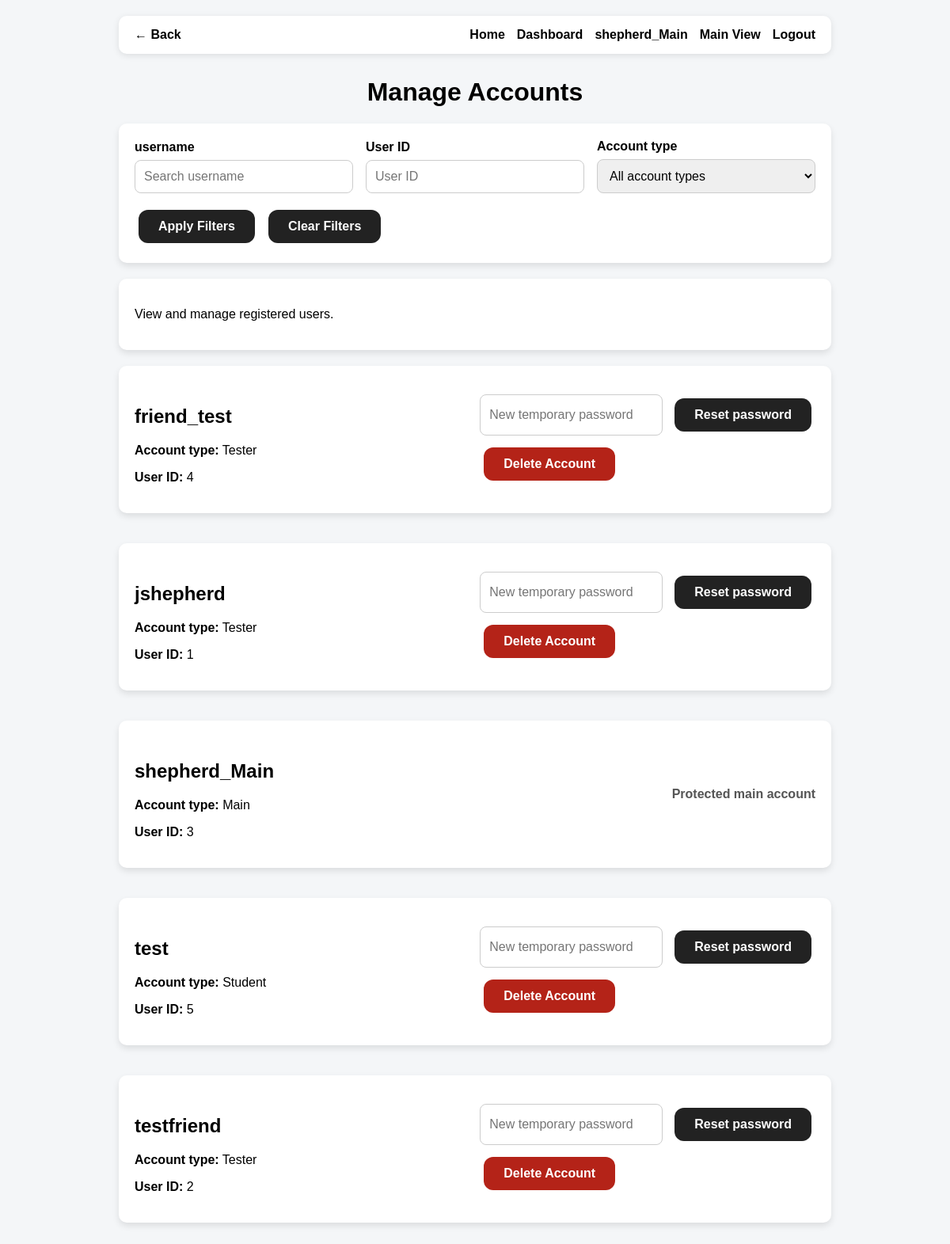
The app's page /manage-accounts (signed in), older data.
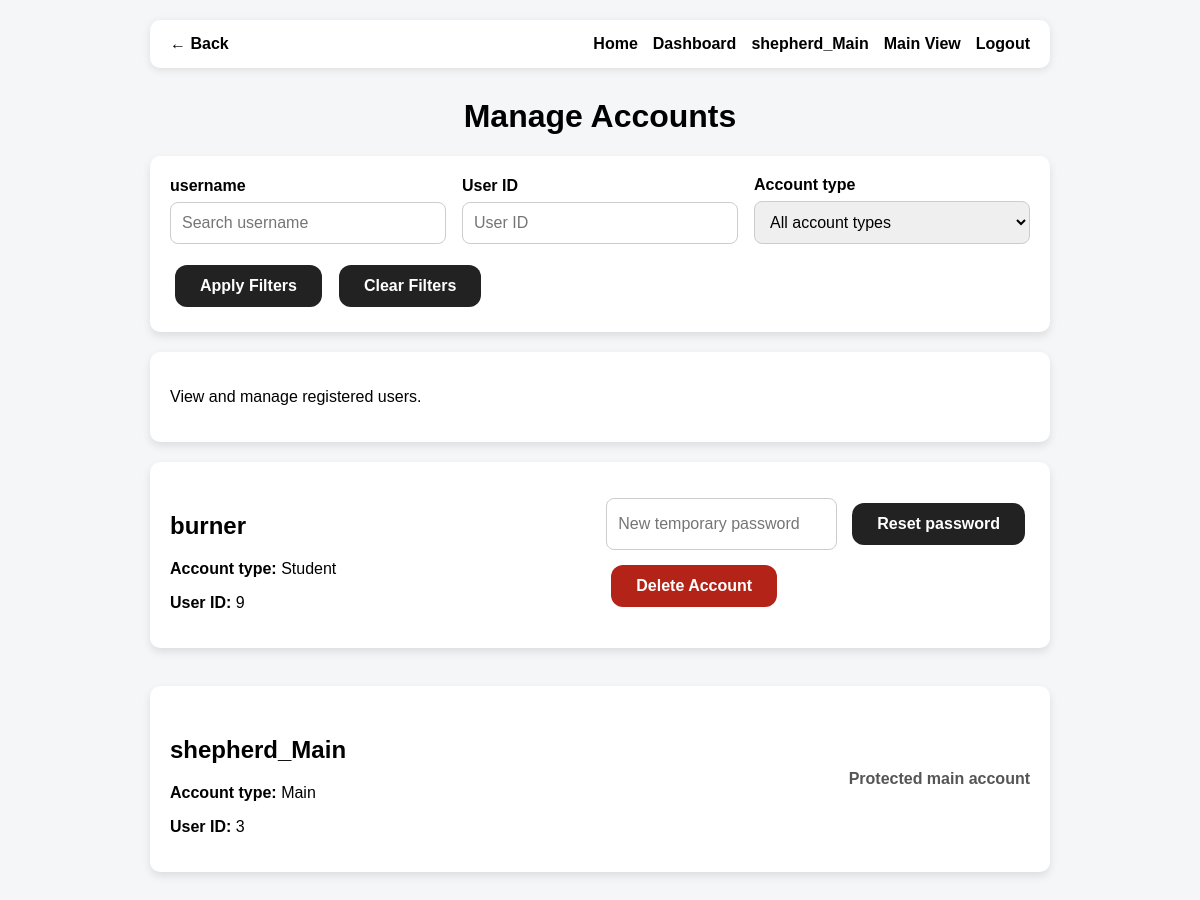
The same page, newer data.
### tables this page shows
CREATE TABLE users (

        id INTEGER PRIMARY KEY AUTOINCREMENT,

        username TEXT UNIQUE NOT NULL,

        password TEXT NOT NULL,

        role TEXT NOT NULL

    );

### app.py (the view)
@app.route("/manage-accounts")
def manage_accounts():
    if session.get("role") != "main":
        return "Access denied", 403
    username = request.args.get("username", "").strip()
    role = request.args.get("role", "").strip()
    user_id = request.args.get("user_id", "").strip()
    query = """

        SELECT id, username, role

        FROM users

        WHERE 1 = 1

    """
    parameters = []
    if username:
        query += "AND username LIKE ?"
        parameters.append(f"%{username}%")
    if role:
        query += " AND role = ?"
        parameters.append(role)
    if user_id:
        if user_id.isdigit():
            query += " AND id = ?"
            parameters.append(int(user_id))
    query += " ORDER BY username"
    connection = get_db_connection()
    users = connection.execute(
        query,
        parameters
    ).fetchall()
    connection.close()
    return render_template(
        "manage_accounts.html",
        users=users,
        selected_role=role,
        selected_user_id=user_id
    )

### app.py (called while the page is built)
def get_db_connection():
    connection = sqlite3.connect(DATABASE)
    connection.row_factory = sqlite3.Row
    return connection

### templates/manage_accounts.html (shortened to what this page needs)
{% extends "base.html" %}
{% block content %}
<h1>Manage Accounts</h1>
<div class="section">
    <form method="GET" class="account-filter-form">
        <div>
            <label for="username">
                username
            </label>
            <input
                id="username"
                type="text"
                name="username"
                value="{{ selected_username }}"
                placeholder="Search username"
            >
        </div>
        <div>
            <label for="user_id">
                User ID
            </label>
            <input
                id="user-id"
                type="number"
                name="user_id"
                value="{{ selected_user_id }}"
                placeholder="User ID"
                min="1"
            >
        </div>
        <div>
            <label for="role">
                Account type
            </label>
            <select id="role" name="role">
                <option value="">
                    All account types
                </option>
            </select>
        </div>
        <div class="filter-actions">
            <button type="submit" class="button">
                Apply Filters
            </button>
            <a href="{{ url_for('manage_accounts') }}" class="button">
                Clear Filters
            </a>
        </div>
    </form>
</div>
<div class="section">
    <p>
        View and manage registered users.
    </p>
</div>
<div class="account-list">
{% for user in users %}
    <div class="section account-management-card">
        <div>
            <h2>{{ user["username"] }}</h2>
            <p>
                <strong>Account type:</strong>
                {{ user["role"] | title }}
            </p>
            <p>
                <strong>User ID:</strong>
                {{ user["id"] }}
            </p>
        </div>
        <div class="account-actions">
            {% if user["role"] != "main" %}
            <form
                method="POST"
                action="{{ url_for('reset_password', user_id=user['id']) }}"
                class="password-reset-form"
            >
                    <input
                        type="password"
                        name="new_password"
                        placeholder="New temporary password"
                        minlength="6"
                        required
                    >
                    <button type="submit" class="button">
                        Reset password
                    </button>
                </form>
                <form
                    method="POST"
                    action="{{ url_for('delete_account', user_id=user['id']) }}"
                    onsubmit="return confirm('Delete this account permanently?');"
            >
                    <button type="submit" class="button danger-button">
                        Delete Account
                    </button>
                </form>
            {% else %}
                <span class="protected-account">
                    Protected main account
                    </span>
            {% endif %}
        </div>
    </div>
{% else %}
    <div class="section">
        <p>No accounts were found.</p>
    </div>
{% endfor %}
</div>
{% endblock %}

### templates/base.html (shortened to what this page needs)
<!DOCTYPE html>
<html>
<head>
    <link rel="stylesheet" href="{{ url_for('static', filename='style.css') }}">
</head>
<body>
<nav class="navbar">
    <a href="javascript:history.back()">
        &larr; Back
    </a>
    <div class="nav-right">
    <a href="{{ url_for("homepage") }}">
        Home
    </a>
    {% if session.get("username") %}
        <a href="{{ url_for("dashboard") }}">
            Dashboard
        </a>
        <span>
            {{ session["username"]}}
        </span>
        {% if session.get("role") == "main" %}
            <a href="{{ url_for("switch_role", role="main") }}">
                Main View
            </a>
        {% endif %}
        <a href="{{ url_for("logout") }}">
            Logout
        </a>
    {% endif %}
    </div>
</nav>
<main class="page-container">
    {% block content %}
    {% endblock %}
</main>
</body>
</html>

### static/style.css (style rules this page uses)
body { font-family: Arial, sans-serif; background-color: #f4f6f8; margin: 0; padding: 0; }
* { box-sizing: border-box; }
h1 { text-align: center; }
h2 { margin-top: 30px; }
.section { background-color: white; padding: 20px; border-radius: 10px; margin-bottom: 20px; box-shadow: 0 4px 8px rgba(0,0,0,0.1); }
.navbar { display: flex; justify-content: space-between; align-items: center; width: calc(100% - 40px); max-width: 900px; box-sizing: border-box; padding: 15px 20px; margin: 20px auto 25px; background: white; border-radius: 10px; box-shadow: 0 2px 8px rgba(0,0,0,0.1); }
.nav-right { display: flex; gap: 15px; align-items: center; }
.nav-right span { font-weight: bold; color: black; }
.button { margin: 5px; }
.navbar a { text-decoration: none; color: black; font-weight: bold; }
.page-container { width: calc(100% - 40px); max-width: 900px; margin: 30px auto; box-sizing: border-box; }
.button { display: inline-block; padding: 12px 25px; background: #222; color: white; border-radius: 12px; text-decoration: none; font-weight: bold; text-align: center; }
button.button { border: none; cursor: pointer; font-size: 1rem; }
.account-list { display: flex; flex-direction: column; gap: 18px; }
.account-management-card { display: flex; justify-content: space-between; align-items: center; gap: 20px; }
.account-actions { display: flex; flex-direction: column; align-items: stretch; gap: 10px; }
.danger-button { background: #b42318; color: white; border: none; cursor: pointer; }
.protected-account { font-weight: bold; color: #555; }
.account-filter-form { display: grid; grid-template-columns: repeat(3, minmax(0, 1fr)); gap: 16px; align-items: end; }
.account-filter-form > div { display: flex; flex-direction: column; gap: 7px; }
.account-filter-form label { font-weight: bold; }
.account-filter-form input, .account-filter-form select { padding: 11px; border: 1px solid #ccc; border-radius: 8px; font-size: 1rem; }
.filter-actions { grid-column: 1 / -1; flex-direction: row !important; flex-wrap: wrap; }
.password-reset-form { display: flex; flex-wrap: wrap; gap: 10px; }
.password-reset-form input { padding: 11px; border: 1px solid #ccc; border-radius: 8px; font-size: 1rem; }

Row changes from the older to the newer data that the page shows:
removed users: username "friend_test", role "Tester", id "4"
removed users: username "jshepherd", role "Tester", id "1"
removed users: username "test", role "Student", id "5"
removed users: username "testfriend", role "Tester", id "2"
added users: username "burner", role "Student", id "9"
